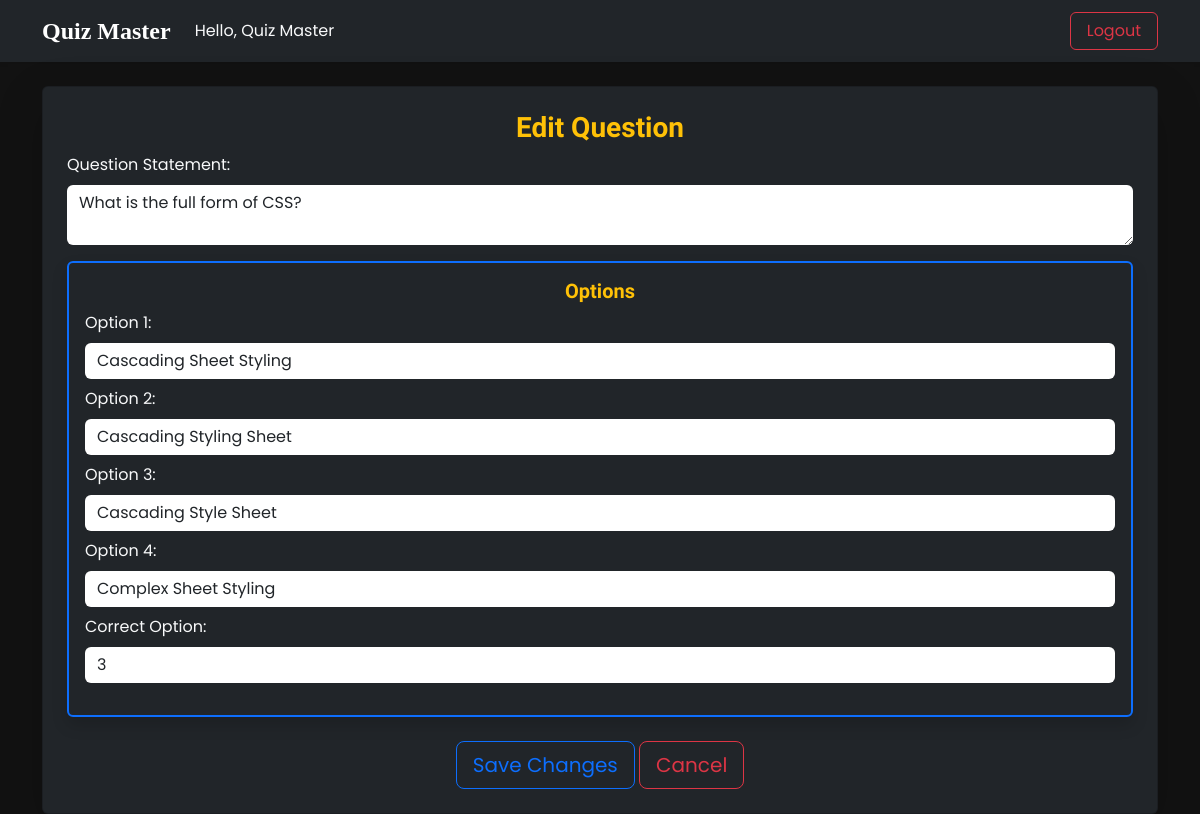
Page /edit_question/1 (signed in) on the committed database.
### applications/models.py (models this page shows)
class Question(db.Model):
    id = db.Column(db.Integer, primary_key=True, autoincrement=True)
    quiz_id = db.Column(db.Integer, db.ForeignKey('quiz.id'), nullable=False)
    question_statement = db.Column(db.Text, nullable=False)
    option1 = db.Column(db.String(200), nullable=False)
    option2 = db.Column(db.String(200), nullable=False)
    option3 = db.Column(db.String(200), nullable=False)
    option4 = db.Column(db.String(200), nullable=False)
    correct_option = db.Column(db.Integer, nullable=False)

### controllers/controllers.py (the view, shortened to what this page needs)
@app.route('/edit_question/<int:question_id>', methods=['GET', 'POST'])
def edit_question(question_id):
    question = Question.query.get_or_404(question_id)
    if 'user_email' not in session:
        flash("Please log in to access the dashboard.", "warning")
        return redirect(url_for('login'))
    if session['user_role'] != 'admin':
        flash("You are not authorized to access this page.", "warning")
        return redirect(url_for('user_dashboard'))
    return render_template('editors/edit_question.html', question=question)

### templates/editors/edit_question.html (shortened to what this page needs)
{% extends "base.html" %}
{% block body %}
<div class="container mt-4">
    <div class="card bg-dark text-light shadow-lg p-4">
        <h3 class="heading text-center text-warning"><b>Edit Question</b></h3>
        <form action="{{ url_for('edit_question', question_id=question.id) }}" method="POST">
            <div class="mb-3">
                <label class="form-label">Question Statement:</label>
                <textarea name="question_statement" class="form-control border-0" required>{{ question.question_statement }}</textarea>
            </div>
            <div  class="card border-primary border-2 bg-dark text-light p-3 shadow">
                <h5 class="heading text-center text-warning"><b>Options</b></h5>
                <div class="mb-2">
                    <label class="form-label">Option 1:</label>
                    <input type="text" name="option1" value="{{ question.option1 }}" class="form-control border-0" required>
                </div>
                <div class="mb-2">
                    <label class="form-label">Option 2:</label>
                    <input type="text" name="option2" value="{{ question.option2 }}" class="form-control border-0" required>
                </div>
                <div class="mb-2">
                    <label class="form-label">Option 3:</label>
                    <input type="text" name="option3" value="{{ question.option3 }}" class="form-control border-0" required>
                </div>
                <div class="mb-2">
                    <label class="form-label">Option 4:</label>
                    <input type="text" name="option4" value="{{ question.option4 }}" class="form-control border-0" required>
                </div>
                <div class="mb-3">
                    <label class="form-label">Correct Option:</label>
                    <input type="number" name="correct_option" value="{{ question.correct_option }}" min="1" max="4" class="form-control border-0" required>
                </div>
            </div>
            <div class="text-center mt-4">
                <button type="submit" class="btn btn-outline-primary btn-lg">Save Changes</button>
                <a href="{{ url_for('quiz_details', quiz_id=question.quiz_id) }}" class="btn btn-outline-danger btn-lg">Cancel</a>
            </div>
        </form>
    </div>
</div>
{% endblock %}

### static/style.css (style rules this page uses)
* { margin: 0; padding: 0; box-sizing: border-box; }
html, body { height: 100%; overflow-x: hidden; }
html { scroll-behavior: smooth; }
body { background-color: #121212; color: #E0E0E0; font-family: 'Poppins', sans-serif; }
.heading { font-family: 'Delius', cursive; }

### rows in the picture
Question: question_statement "What is the full form of CSS?", option1 "Cascading Sheet Styling", option2 "Cascading Styling Sheet", option3 "Cascading Style Sheet", option4 "Complex Sheet Styling", correct_option "3"

### other values in the picture
{{ session['user_name'] }} "Quiz Master"
